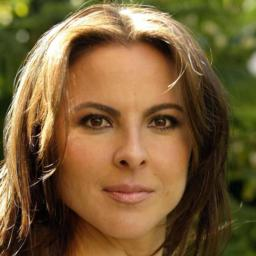
#> input picture data/celeba_hq_256/00068.jpg, 256 x 256 px; its folder holds only this picture in this run
$ jupyter execute --allow-errors 'Main file.ipynb'
#> lines starting #> are read from the running program, lines starting #| are printed output that depends on the picture
# 🖼️ Image Restoration using GFPGAN — CelebA-HQ (Full Dataset)

**Dataset:** CelebA-HQ 256x256 (~30,000 images)

### What this notebook does:
1. Loads **all** CelebA-HQ 256x256 images
2. Degrades each (blur + noise + downscale)
3. Restores with **GFPGAN v1.3** — purpose-built blind face restorer
4. Saves results to disk progressively (memory-safe)
5. Computes PSNR & SSIM across the full dataset

### Setup:
- **Accelerator:** GPU T4 x2
- **Internet:** ON
- **Dataset:** badasstechie/celebahq-resized-256x256

> Time estimate: ~30k images x ~0.5s = ~4 hours on T4

[cell 1]
# CELL 1: Install + patch basicsr
import subprocess
subprocess.run(['pip', 'install', '-q', 'gfpgan', 'scikit-image', 'opencv-python-headless', 'tqdm'], check=True)
#> (this line was passed over: subprocess is not available in this run)
import glob as _g
matches = _g.glob('/usr/local/lib/python*/dist-packages/basicsr/data/degradations.py') + \
          _g.glob('/opt/conda/lib/python*/site-packages/basicsr/data/degradations.py')
for path in matches:
    txt = open(path).read()
    if 'functional_tensor' in txt:
        open(path, 'w').write(txt.replace(
            'from torchvision.transforms.functional_tensor import rgb_to_grayscale',
            'from torchvision.transforms.functional import rgb_to_grayscale'))
        print(f'Patched: {path}')
print('Done!')

[cell 2]
# CELL 2: Imports & GPU check
import os, glob, cv2, numpy as np, torch, json as _json
from PIL import Image, ImageFilter
import matplotlib.pyplot as plt
from skimage.metrics import peak_signal_noise_ratio as psnr
from skimage.metrics import structural_similarity as ssim
from tqdm import tqdm

#> (the rest of this cell did not finish here and is left out)

[cell 3]
# CELL 3: Load ALL CelebA-HQ images
DATASET_PATH = '/kaggle/input/celebahq-resized-256x256/celeba_hq_256'
if not os.path.exists(DATASET_PATH):
    for root, dirs, files in os.walk('/kaggle/input'):
        for d in dirs:
            if 'celeba' in d.lower():
                DATASET_PATH = os.path.join(root, d); break
print(f'Dataset: {DATASET_PATH}')

all_images = sorted(
    glob.glob(os.path.join(DATASET_PATH, '*.jpg')) +
    glob.glob(os.path.join(DATASET_PATH, '*.png'))
)
print(f'Total images: {len(all_images)}')

# Change to a smaller number (e.g. 100) for a quick test run
NUM_SAMPLES = len(all_images)
sample_paths = all_images[:NUM_SAMPLES]
print(f'Will process: {NUM_SAMPLES} images')

# Preview first 4
fig, axes = plt.subplots(1, 4, figsize=(16, 4))
for ax, path in zip(axes, sample_paths[:4]):
    ax.imshow(Image.open(path).convert('RGB'))
#> further down, gt0 is the input picture: PIL image 256x256 RGB; mean R, G, B 121.2, 94.6, 55.7
    ax.set_title(os.path.basename(path), fontsize=9)
    ax.axis('off')
plt.suptitle('First 4 Images (Preview)', fontsize=13, fontweight='bold')
plt.tight_layout(); plt.show()

[cell 4]
# CELL 4: Degradation function
def degrade_image(img):
    d = img.copy().filter(ImageFilter.GaussianBlur(radius=2))
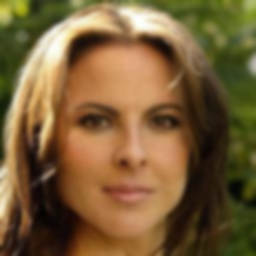
#> d: PIL image 256x256 RGB; mean R, G, B 121.2, 94.6, 55.7
    arr = np.clip(np.array(d).astype(np.float32) + np.random.normal(0,15,np.array(d).shape), 0, 255).astype(np.uint8)
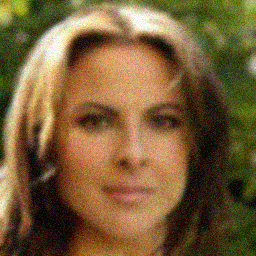
#> arr: shape (256, 256, 3); mean R, G, B 120.6, 94.3, 55.9
    d = Image.fromarray(arr)
    d = d.resize((64,64), Image.LANCZOS).resize((256,256), Image.NEAREST)
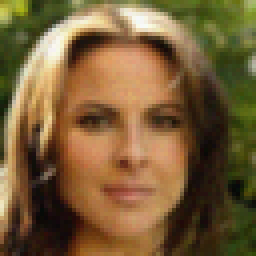
#> d: PIL image 256x256 RGB; mean R, G, B 120.6, 94.3, 55.9
    return d

# Preview
gt0 = Image.open(sample_paths[0]).convert('RGB').resize((256,256), Image.LANCZOS)
dg0 = degrade_image(gt0)
fig, axes = plt.subplots(1, 2, figsize=(10,5))
axes[0].imshow(gt0); axes[0].set_title('Original'); axes[0].axis('off')
axes[1].imshow(dg0); axes[1].set_title('Degraded'); axes[1].axis('off')
plt.suptitle('Degradation Preview', fontsize=14, fontweight='bold')
plt.tight_layout(); plt.show()
#> after `plt.tight_layout()`:
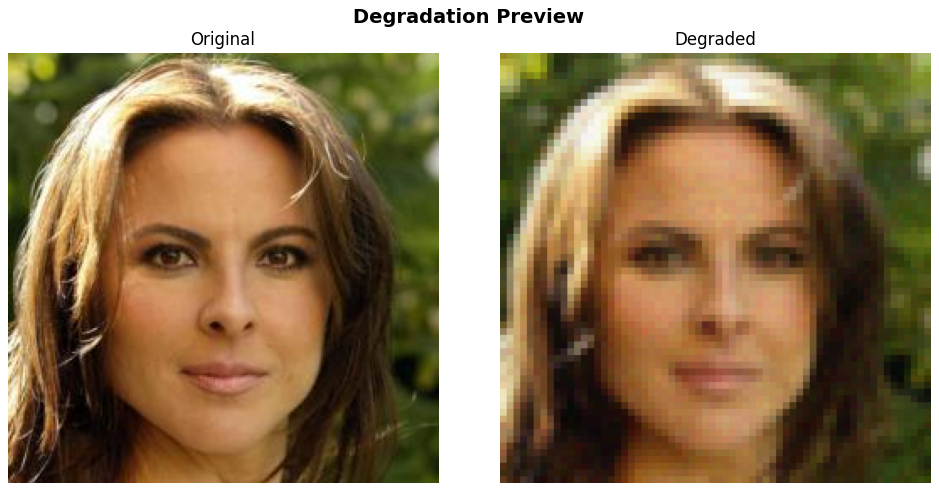
#> figure drawn by matplotlib, 2 panels
print('Degradation preview done!')

[cell 5]
# CELL 5: Load GFPGAN
from gfpgan import GFPGANer
print('Loading GFPGAN v1.3...')
#> (the rest of this cell did not finish here and is left out)

[cell 6]
# CELL 6: Run restoration on full dataset (saves to disk, memory-safe)
OUT_DIR = '/kaggle/working/restored'
os.makedirs(OUT_DIR, exist_ok=True)

metrics_log = []
errors = []
SAVE_ORIGINALS = False  # set True to also save original & degraded copies

for i, path in enumerate(tqdm(sample_paths, desc='Restoring')):
    name = os.path.splitext(os.path.basename(path))[0]
    out_path = os.path.join(OUT_DIR, f'{name}_restored.png')
    if os.path.exists(out_path):  # resume-safe: skip already done
        continue
    try:
        gt  = Image.open(path).convert('RGB').resize((256,256), Image.LANCZOS)
        deg = degrade_image(gt)
#> in degrade_image (call 2), `arr = np.clip(np.array(d).astype(np.float32) + np.random.normal(0,15,n..`:
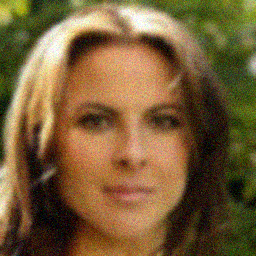
#> arr: shape (256, 256, 3); mean R, G, B 120.6, 94.2, 55.8

$ run again, on data/celeba_hq_256/00868.jpg
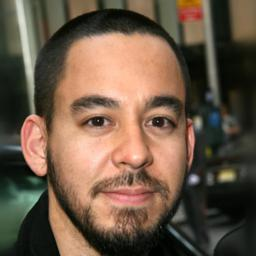
#> input picture data/celeba_hq_256/00868.jpg, 256 x 256 px
#> gt0 is the input picture: PIL image 256x256 RGB; mean R, G, B 108, 88, 70.3
#> in degrade_image, `arr = np.clip(np.array(d).astype(np.float32) + np.random.normal(0,15,n..`:
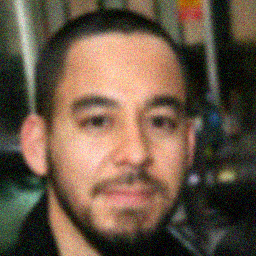
#> arr: shape (256, 256, 3); mean R, G, B 107.5, 87.8, 70.3
#> in degrade_image (call 2), `arr = np.clip(np.array(d).astype(np.float32) + np.random.normal(0,15,n..`:
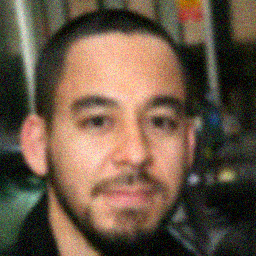
#> arr: shape (256, 256, 3); mean R, G, B 107.5, 87.8, 70.2

$ run again, on data/celeba_hq_256/01546.jpg
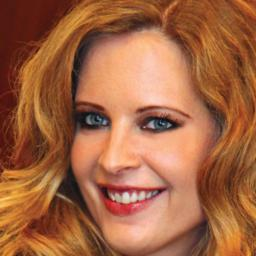
#> input picture data/celeba_hq_256/01546.jpg, 256 x 256 px
#> gt0 is the input picture: PIL image 256x256 RGB; mean R, G, B 162.4, 100.5, 66.2
#> in degrade_image, `arr = np.clip(np.array(d).astype(np.float32) + np.random.normal(0,15,n..`:
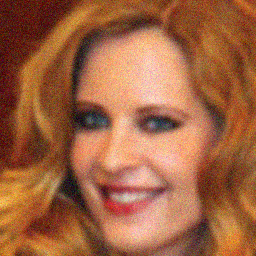
#> arr: shape (256, 256, 3); mean R, G, B 161.6, 100.1, 65.9
#> in degrade_image (call 2), `arr = np.clip(np.array(d).astype(np.float32) + np.random.normal(0,15,n..`:
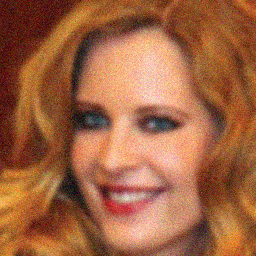
#> arr: shape (256, 256, 3); mean R, G, B 161.6, 100.1, 65.8

$ run again, on data/celeba_hq_256/02006.jpg
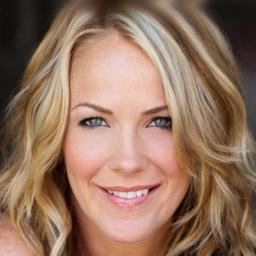
#> input picture data/celeba_hq_256/02006.jpg, 256 x 256 px
#> gt0 is the input picture: PIL image 256x256 RGB; mean R, G, B 147, 114.7, 95
#> in degrade_image, `arr = np.clip(np.array(d).astype(np.float32) + np.random.normal(0,15,n..`:
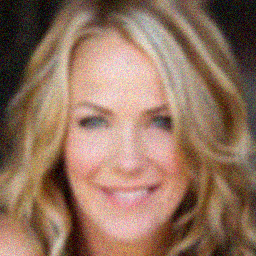
#> arr: shape (256, 256, 3); mean R, G, B 146.5, 114.4, 94.7
#> in degrade_image (call 2), `arr = np.clip(np.array(d).astype(np.float32) + np.random.normal(0,15,n..`:
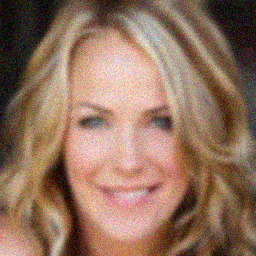
#> arr: shape (256, 256, 3); mean R, G, B 146.5, 114.4, 94.6
